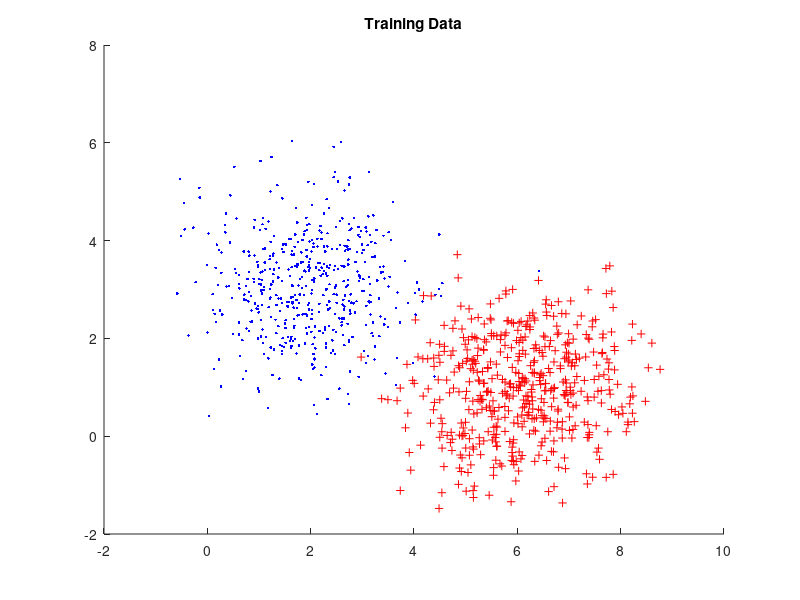

Write the MATLAB code that produced this figure.
%Sean McGuire
%Gaussian Mixture Model
numberOfDataSets = 2;
%2 data sets with x and y
set1 = mvnrnd([2 3],[1,1],500);
set2 = mvnrnd([6 1],[1,1],500);
TotalData = [set1; set2];
delta = 1;
PreviousValue = 0;

d = length(set1);
mean1x = 1.7; 
mean2x = 6.5;
mean1y = 4;
mean2y = 1.5;

hold on;
title('Training Data')
plot(set1(:,1),set1(:,2), 'b.')
plot(set2(:,1),set2(:,2), 'r+')
hold off;
counter = 0;
while abs(delta) > 0.0001
    sum1x = 0;
    sum2x = 0;
    sum1y = 0;
    sum2y = 0;
    for i = 1:1000
       sum1x = sum1x + (TotalData(i,1)-mean1x);
       sum2x = sum2x + (TotalData(i,1)-mean2x);
       sum1y = sum1y + (TotalData(i,2) -mean1y);
       sum2y = sum2y + (TotalData(i,2) -mean2y);
    end
    covariance1x = abs(sum1x/(length(TotalData)-1));
    covariance2x = abs(sum2x/(length(TotalData)-1));
    covariance1y = abs(sum1y/(length(TotalData)-1));
    covariance2y = abs(sum2y/(length(TotalData)-1));
    likely1 = 0;
    likely2 = 0;
    post1 = 0;
    post2 = 0;
    Class1Meanx = 0;
    Class2Meanx = 0;
    Class1Meany = 0;
    Class2Meany = 0;
    TotLikelyX1 = 0;
    TotLikelyY1 = 0;
    TotLikelyX2 = 0;
    TotLikelyY2 = 0;
    STDevX1 = 0;
    STDevY1 = 0;
    STDevX2 = 0;
    STDevY2 = 0;
    for i = 1:1000
       likely1x = normpdf(TotalData(i,1),mean1x,covariance1x);
       likely2x = normpdf(TotalData(i,1),mean2x,covariance2x);
       likely1y = normpdf(TotalData(i,2),mean1y,covariance1y);
       likely2y = normpdf(TotalData(i,2),mean2y,covariance2y);

       
       
       %fprintf('Class 1 X: %d Y: %d STDx: %d STDy: %d\n', tmpMean1x, tmpMean1y,tmpMean2x,tmpMean2y);
       likely1 = likely1x *likely1y;
       likely2 = likely2x * likely2y;
       if i == 1
          Data1 = [];
          Data2 = [];
       end


       if(likely1x > likely2x)
           Class1Meanx = Class1Meanx + ((likely1x*.5)/(likely1x+likely2x))*TotalData(i,1);
           TotLikelyX1 = TotLikelyX1 + ((likely1x*.5)/(likely1x+likely2x));
           STDevX1 = STDevX1 + ((likely1x*.5)/(likely1x+likely2x))*((TotalData(i,1)-mean1x)^2);
       else
           Class2Meanx = Class2Meanx + ((likely2x*.5)/(likely1x+likely2x))*TotalData(i,1);
           TotLikelyX2 = TotLikelyX2 + ((likely2x*.5)/(likely1x+likely2x));
           STDevX2 = STDevX2 + ((likely2x*.5)/(likely1x+likely2x))*((TotalData(i,1)-mean2x)^2);
       end
           
       if(likely1y >= likely2y)
           Class1Meany = Class1Meany + ((likely1y*.5)/(likely1y+likely2y))*TotalData(i,2);
           TotLikelyY1 = TotLikelyY1 + ((likely1y*.5)/(likely1y+likely2y));
           STDevY1 = STDevY1 + ((likely1y*.5)/(likely1y+likely2y))*((TotalData(i,2)-mean1y)^2);
       else
           Class2Meany = Class2Meany + ((likely2y*.5)/(likely1y+likely2y))*TotalData(i,2);
           TotLikelyY2 = TotLikelyY2 + ((likely2y*.5)/(likely1y+likely2y));
           STDevY2 = STDevY2 + ((likely2y*.5)/(likely1y+likely2y))*((TotalData(i,2)-mean2y)^2);
       end
    end
    counter = counter + 1;
    covariance1x = STDevX1/TotLikelyX1;  
    covariance1y = STDevY1/TotLikelyY1;
    covariance2x = STDevX2/TotLikelyX2;  
    covariance2y = STDevY2/TotLikelyY2;
    mean1x = Class1Meanx/TotLikelyX1;
    mean1y = Class1Meany/TotLikelyY1;
    mean2x = Class2Meanx/TotLikelyX2;
    mean2y = Class2Meany/TotLikelyY2;
    fprintf('Class 1 X: %d Y: %d STDx: %d STDy: %d\n', mean1x, mean1y,covariance1x,covariance1y);
    fprintf('Class 2 X: %d Y: %d STDx: %d STDy: %d\n', mean2x, mean2y,covariance2x,covariance2y);
    delta = mean1x - PreviousValue;
    PreviousValue = mean1x;
end